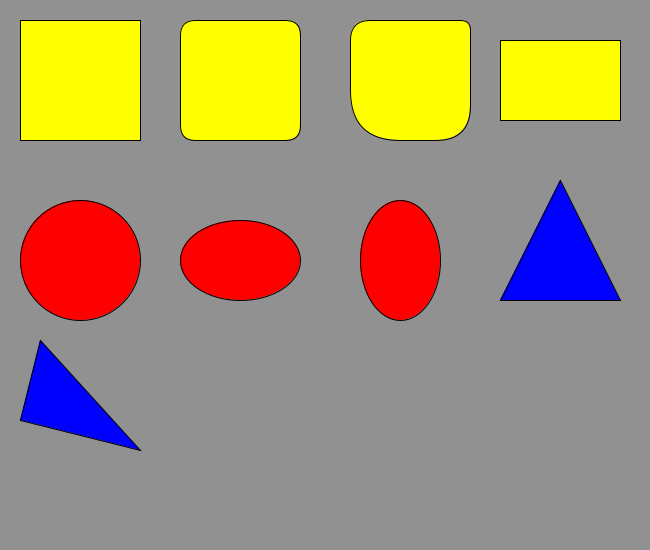
Frame 1 (no input)
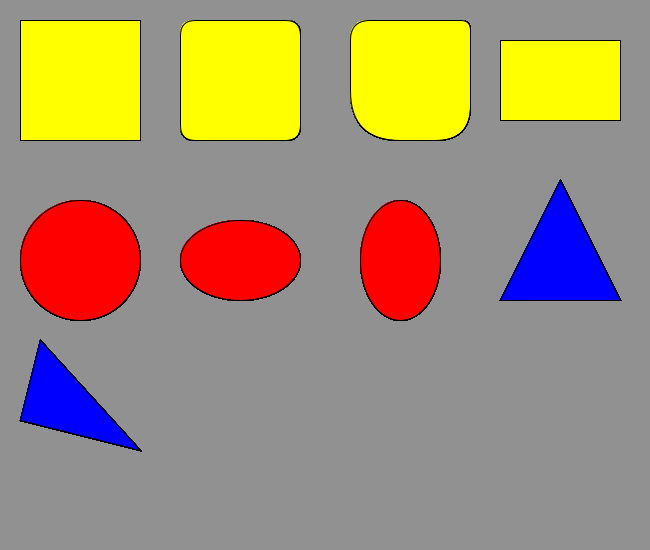
Frame 60 (the mouse pressed at the canvas centre just before this capture)
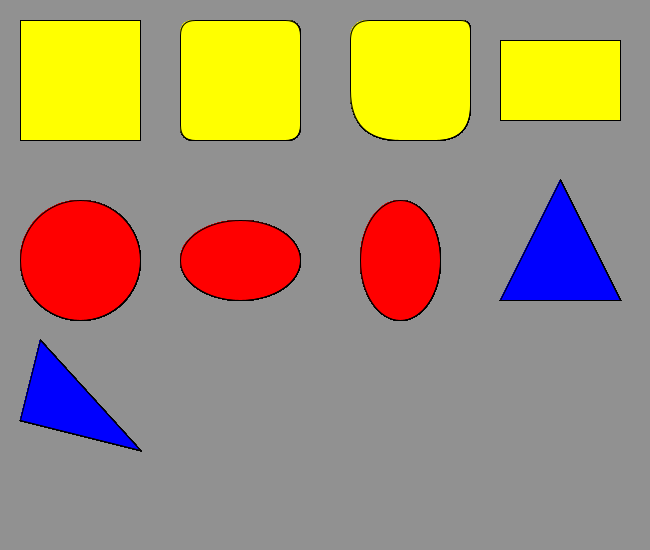
Frame 120 (the mouse held since frame 60 and released just before this capture)

The Processing sketch that drew these frames (run headless with seeded random() and noise(); from frame 60 on, the mouse is pressed at the canvas centre):

// Processing sketch: shapes
// ── shapes.pde
void setup() {
  size(650, 550);
  background(145);
}
void draw() {
  fill(255, 255, 0);
  rect(20, 20, 120, 120);
  rect(180, 20, 120, 120, 15);
  rect(350, 20, 120, 120, 20, 10, 35, 50);
  rect(500, 40, 120, 80);
  fill(255, 0, 0);
  ellipse(80, 260, 120, 120);
  ellipse(240, 260, 120, 80);
  ellipse(400, 260, 80, 120);
  fill(0, 0, 255);
  triangle(500, 300, 560, 180, 620, 300);
  triangle(20, 420, 40, 340, 140, 450);
  fill(0, 245, 250);
}
